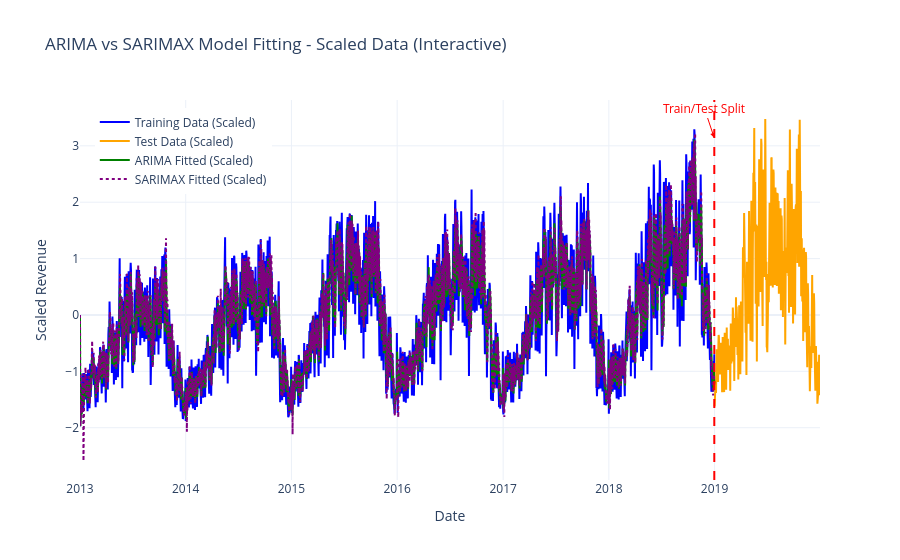

Notebook code cell kept with this figure:
### Code cell
import pandas as pd
import matplotlib.pyplot as plt
import statsmodels.api as sm
from sklearn.preprocessing import StandardScaler
import plotly.graph_objects as go

# ---------------------------
# 1️⃣ Fit ARIMA Model
# ---------------------------
arima_model = sm.tsa.ARIMA(df_boston_train['Revenue_scaled'], order=(5, 1, 0))
arima_fit = arima_model.fit()

# Keep fitted values in scaled form for comparison with scaled data
arima_fitted_scaled = arima_fit.fittedvalues.values

# ---------------------------
# 2️⃣ Fit SARIMAX Model
# ---------------------------
sarimax_model = sm.tsa.SARIMAX(
    df_boston_train['Revenue_scaled'],
    order=(5, 1, 0),
    seasonal_order=(1, 1, 1, 12)  # monthly seasonality example
)
sarimax_fit = sarimax_model.fit(disp=False)

# Keep fitted values in scaled form for comparison with scaled data
sarimax_fitted_scaled = sarimax_fit.fittedvalues.values

# ---------------------------
# 3️⃣ Interactive Plot
# ---------------------------
fig = go.Figure()

# Training & test data (using scaled revenue)
fig.add_trace(go.Scatter(
    x=df_boston_train.index,
    y=df_boston_train['Revenue_scaled'],
    mode='lines',
    name='Training Data (Scaled)',
    line=dict(color='blue')
))
fig.add_trace(go.Scatter(
    x=df_boston_test.index,
    y=df_boston_test['Revenue_scaled'],
    mode='lines',
    name='Test Data (Scaled)',
    line=dict(color='orange')
))

# ARIMA fitted values (scaled)
fig.add_trace(go.Scatter(
    x=df_boston_train.index,
    y=arima_fitted_scaled,
    mode='lines',
    name='ARIMA Fitted (Scaled)',
    line=dict(color='green')
))

# SARIMAX fitted values (scaled)
fig.add_trace(go.Scatter(
    x=df_boston_train.index,
    y=sarimax_fitted_scaled,
    mode='lines',
    name='SARIMAX Fitted (Scaled)',
    line=dict(color='purple', dash='dot')
))

# Alternative approach: Use add_shape instead of add_vline
fig.add_shape(
    type="line",
    x0=df_boston_train.index[-1], x1=df_boston_train.index[-1],
    y0=0, y1=1,
    yref="paper",
    line=dict(color="red", width=2, dash="dash"),
)

# Add annotation for the split line
fig.add_annotation(
    x=df_boston_train.index[-1],
    y=0.9,
    yref="paper",
    text="Train/Test Split",
    showarrow=True,
    arrowhead=2,
    arrowcolor="red",
    font=dict(color="red")
)

fig.update_layout(
    title='ARIMA vs SARIMAX Model Fitting - Scaled Data (Interactive)',
    xaxis_title='Date',
    yaxis_title='Scaled Revenue',
    hovermode='x unified',
    template='plotly_white',
    legend=dict(x=0.02, y=0.98)
)

fig.show()

### Figure 1 — Plotly figure (JSON) as saved in the notebook; plotly's stock layout.template omitted (floating-point values rounded to 4 significant figures; data arrays with more than 128 entries replaced by an {"elided": "..."} marker saying what was removed)
{"data": [{"line": {"color": "blue"}, "mode": "lines", "name": "Training Data (Scaled)", "type": "scatter", "x": {"elided": "2191 str values"}, "y": {"elided": "2191 float values"}}, {"line": {"color": "orange"}, "mode": "lines", "name": "Test Data (Scaled)", "type": "scatter", "x": {"elided": "365 str values"}, "y": {"elided": "365 float values"}}, {"line": {"color": "green"}, "mode": "lines", "name": "ARIMA Fitted (Scaled)", "type": "scatter", "x": {"elided": "2191 str values"}, "y": {"elided": "2191 float values"}}, {"line": {"color": "purple", "dash": "dot"}, "mode": "lines", "name": "SARIMAX Fitted (Scaled)", "type": "scatter", "x": {"elided": "2191 str values"}, "y": {"elided": "2191 float values"}}], "layout": {"annotations": [{"arrowcolor": "red", "arrowhead": 2, "font": {"color": "red"}, "showarrow": true, "text": "Train/Test Split", "x": "2018-12-31T00:00:00", "y": 0.9, "yref": "paper"}], "hovermode": "x unified", "legend": {"x": 0.02, "y": 0.98}, "shapes": [{"line": {"color": "red", "dash": "dash", "width": 2}, "type": "line", "x0": "2018-12-31T00:00:00", "x1": "2018-12-31T00:00:00", "y0": 0, "y1": 1, "yref": "paper"}], "title": {"text": "ARIMA vs SARIMAX Model Fitting - Scaled Data (Interactive)"}, "xaxis": {"title": {"text": "Date"}}, "yaxis": {"title": {"text": "Scaled Revenue"}}}}
